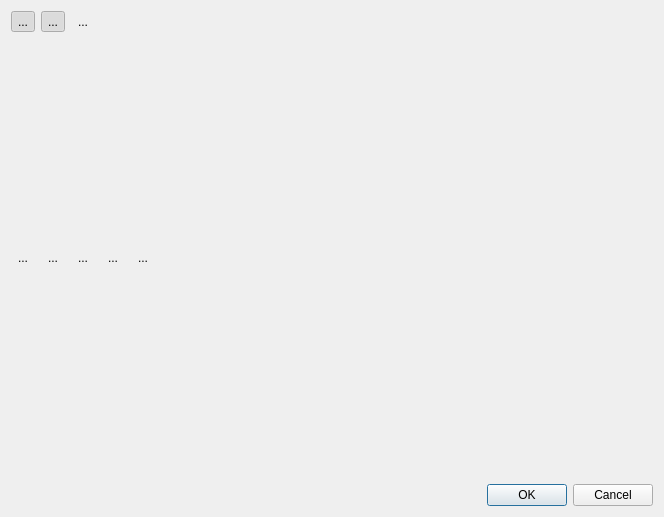
<?xml version="1.0" encoding="UTF-8"?>
<ui version="4.0">
 <class>QueryBuilderArbitraryExpressionDialog</class>
 <widget class="QDialog" name="QueryBuilderArbitraryExpressionDialog">
  <property name="geometry">
   <rect>
    <x>0</x>
    <y>0</y>
    <width>664</width>
    <height>517</height>
   </rect>
  </property>
  <property name="windowTitle">
   <string>Произвольное выражение</string>
  </property>
  <layout class="QVBoxLayout" name="verticalLayout">
   <item>
    <layout class="QHBoxLayout" name="horizontalLayout">
     <item>
      <widget class="QToolButton" name="btnViewFields">
       <property name="toolTip">
        <string>Отборажать поля</string>
       </property>
       <property name="text">
        <string>...</string>
       </property>
       <property name="icon">
        <iconset resource="resurses.qrc">
         <normaloff>:/img/SettingsStructureIcons.png</normaloff>:/img/SettingsStructureIcons.png</iconset>
       </property>
       <property name="checkable">
        <bool>true</bool>
       </property>
       <property name="checked">
        <bool>true</bool>
       </property>
       <property name="autoRaise">
        <bool>true</bool>
       </property>
      </widget>
     </item>
     <item>
      <widget class="QToolButton" name="btnViewFunction">
       <property name="toolTip">
        <string>Отображать функции</string>
       </property>
       <property name="text">
        <string>...</string>
       </property>
       <property name="icon">
        <iconset resource="resurses.qrc">
         <normaloff>:/img/user_fun.png</normaloff>:/img/user_fun.png</iconset>
       </property>
       <property name="checkable">
        <bool>true</bool>
       </property>
       <property name="checked">
        <bool>true</bool>
       </property>
       <property name="autoRaise">
        <bool>true</bool>
       </property>
      </widget>
     </item>
     <item>
      <widget class="QToolButton" name="btnType">
       <property name="text">
        <string>...</string>
       </property>
       <property name="icon">
        <iconset resource="resurses.qrc">
         <normaloff>:/img/select_type.png</normaloff>:/img/select_type.png</iconset>
       </property>
       <property name="checkable">
        <bool>true</bool>
       </property>
       <property name="autoRaise">
        <bool>true</bool>
       </property>
      </widget>
     </item>
     <item>
      <spacer name="horizontalSpacer">
       <property name="orientation">
        <enum>Qt::Horizontal</enum>
       </property>
       <property name="sizeHint" stdset="0">
        <size>
         <width>40</width>
         <height>20</height>
        </size>
       </property>
      </spacer>
     </item>
    </layout>
   </item>
   <item>
    <widget class="QSplitter" name="splitter_2">
     <property name="orientation">
      <enum>Qt::Vertical</enum>
     </property>
     <widget class="QSplitter" name="splitter">
      <property name="orientation">
       <enum>Qt::Horizontal</enum>
      </property>
      <widget class="QWidget" name="verticalLayoutWidget">
       <layout class="QVBoxLayout" name="verticalLayout_2">
        <item>
         <layout class="QHBoxLayout" name="horizontalLayout_2">
          <item>
           <widget class="QToolButton" name="btnAdd">
            <property name="toolTip">
             <string>Добавить элемент</string>
            </property>
            <property name="text">
             <string>...</string>
            </property>
            <property name="icon">
             <iconset resource="resurses.qrc">
              <normaloff>:/img/itemAdd.png</normaloff>:/img/itemAdd.png</iconset>
            </property>
            <property name="autoRaise">
             <bool>true</bool>
            </property>
           </widget>
          </item>
          <item>
           <widget class="QToolButton" name="btnAddGroup">
            <property name="toolTip">
             <string>Добавить группу</string>
            </property>
            <property name="text">
             <string>...</string>
            </property>
            <property name="icon">
             <iconset resource="resurses.qrc">
              <normaloff>:/img/addGroup.png</normaloff>:/img/addGroup.png</iconset>
            </property>
            <property name="autoRaise">
             <bool>true</bool>
            </property>
           </widget>
          </item>
          <item>
           <widget class="QToolButton" name="btnMoveToParent">
            <property name="toolTip">
             <string>Переместить в группу</string>
            </property>
            <property name="text">
             <string>...</string>
            </property>
            <property name="icon">
             <iconset resource="resurses.qrc">
              <normaloff>:/img/move_to.png</normaloff>:/img/move_to.png</iconset>
            </property>
            <property name="autoRaise">
             <bool>true</bool>
            </property>
           </widget>
          </item>
          <item>
           <widget class="QToolButton" name="btnEdit">
            <property name="toolTip">
             <string>Изменить элемент</string>
            </property>
            <property name="text">
             <string>...</string>
            </property>
            <property name="icon">
             <iconset resource="resurses.qrc">
              <normaloff>:/img/itemEdit.png</normaloff>:/img/itemEdit.png</iconset>
            </property>
            <property name="autoRaise">
             <bool>true</bool>
            </property>
           </widget>
          </item>
          <item>
           <widget class="QToolButton" name="btnDelete">
            <property name="toolTip">
             <string>Удалить элемент</string>
            </property>
            <property name="text">
             <string>...</string>
            </property>
            <property name="icon">
             <iconset resource="resurses.qrc">
              <normaloff>:/img/delete.png</normaloff>:/img/delete.png</iconset>
            </property>
            <property name="autoRaise">
             <bool>true</bool>
            </property>
           </widget>
          </item>
          <item>
           <spacer name="horizontalSpacer_2">
            <property name="orientation">
             <enum>Qt::Horizontal</enum>
            </property>
            <property name="sizeHint" stdset="0">
             <size>
              <width>40</width>
              <height>20</height>
             </size>
            </property>
           </spacer>
          </item>
         </layout>
        </item>
       </layout>
      </widget>
     </widget>
    </widget>
   </item>
   <item>
    <widget class="QDialogButtonBox" name="buttonBox">
     <property name="orientation">
      <enum>Qt::Horizontal</enum>
     </property>
     <property name="standardButtons">
      <set>QDialogButtonBox::Cancel|QDialogButtonBox::Ok</set>
     </property>
    </widget>
   </item>
  </layout>
 </widget>
 <resources>
  <include location="resurses.qrc"/>
 </resources>
 <connections>
  <connection>
   <sender>buttonBox</sender>
   <signal>accepted()</signal>
   <receiver>QueryBuilderArbitraryExpressionDialog</receiver>
   <slot>accept()</slot>
   <hints>
    <hint type="sourcelabel">
     <x>248</x>
     <y>254</y>
    </hint>
    <hint type="destinationlabel">
     <x>157</x>
     <y>274</y>
    </hint>
   </hints>
  </connection>
  <connection>
   <sender>buttonBox</sender>
   <signal>rejected()</signal>
   <receiver>QueryBuilderArbitraryExpressionDialog</receiver>
   <slot>reject()</slot>
   <hints>
    <hint type="sourcelabel">
     <x>316</x>
     <y>260</y>
    </hint>
    <hint type="destinationlabel">
     <x>286</x>
     <y>274</y>
    </hint>
   </hints>
  </connection>
 </connections>
</ui>
